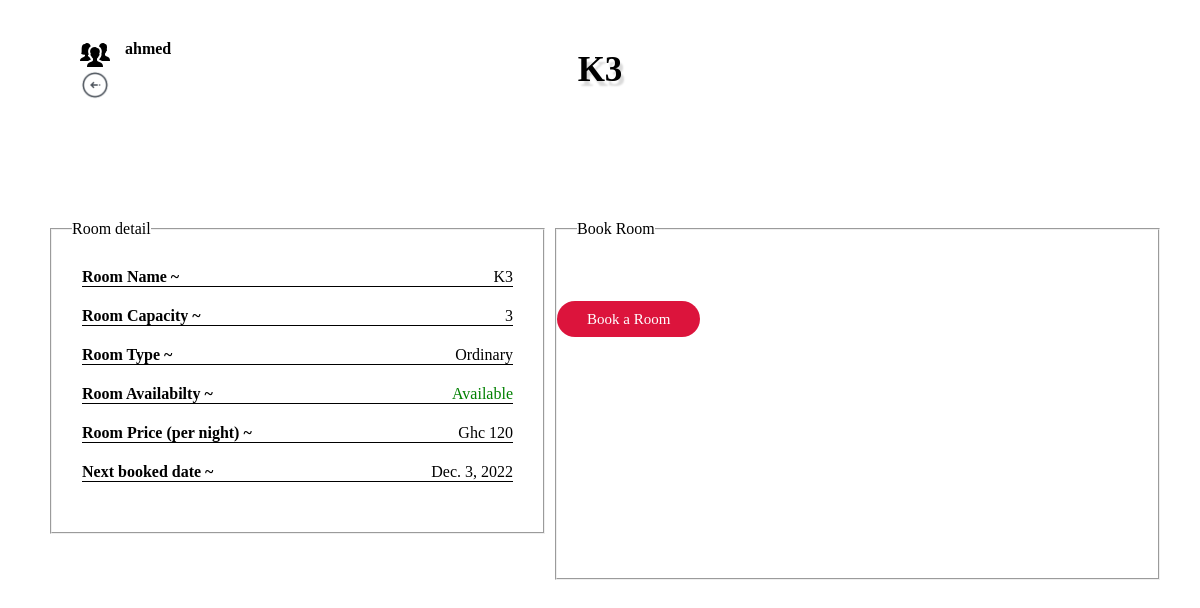
/receptionist/emp_room/K3 (signed in), run on an earlier commit of the app's database.
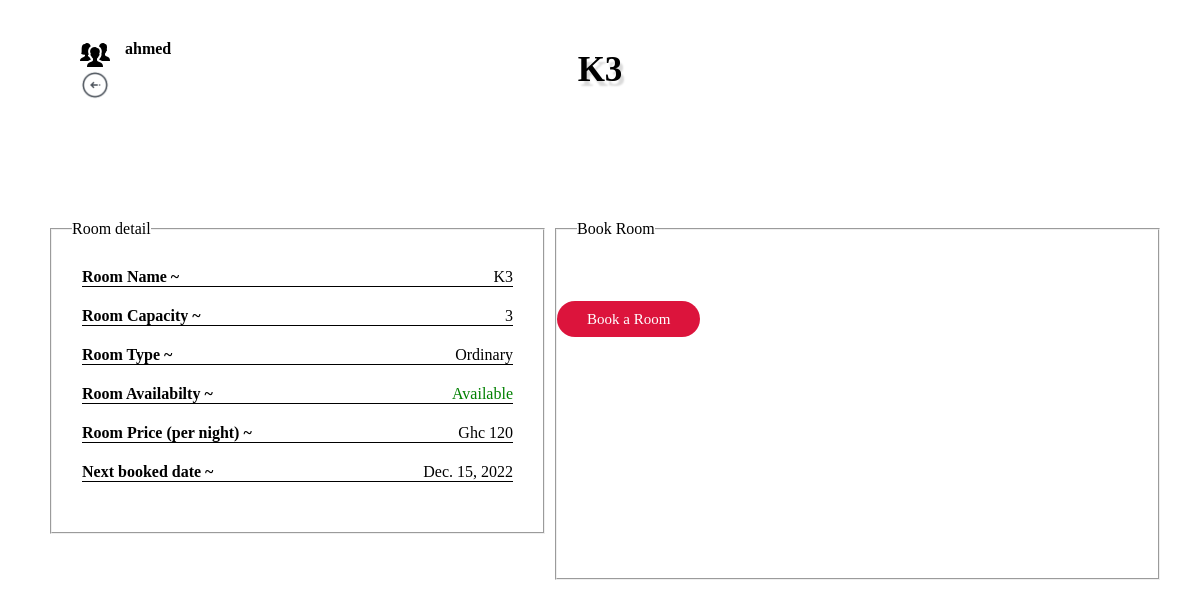
And on a later commit of the database.
### receptionist/models.py (models this page shows, shortened)
class Room(models.Model):
    name = models.TextField(max_length=100, primary_key=True, unique=True)
    capacity = models.IntegerField()
    sizes = (
        ('Executive', 'Executive'),
        ('Ordinary', 'Ordinary'),
        ('Standard', 'Standard'),
        )
    grade = models.CharField(max_length=100, choices=sizes)
    price = models.IntegerField()
    availability = models.BooleanField(default=True)
    next_booked_date = models.DateField(null=True, blank=True)
    next_free_date = models.DateField(null=True, blank=True)

### receptionist/views.py (the view)
@login_required(login_url = './emp_login')
def emp_room(request, pk):
    room = Room.objects.get(name= pk)
    room_name = room.name
    booker = Booking.objects.filter(room_name=room_name).first()
    if request.method == 'POST':
        booker.active = False
        room.availability = True
        booker.save()
        room.save()
        return redirect('../emp_rooms')
    return render(request, 'emp_room.html', {'room': room, 'booker':booker})

### templates/emp_room.html (shortened to what the changed rows need)
{% load static %}
<!DOCTYPE html>
<html lang="en">
<head>
    <link rel="stylesheet" href={% static "style.css" %}>
</head>
<body class="body1">
    <div class="container dash1">
        <h2>{{room.name}}</h2>
        <div class="logout1">
            <div class="iden">
            </div>
            <a href="../emp_rooms"><img src={% static "./images/icons/back_arrow_64px.png" %} alt=""></a>
        </div>
        <div class="main_body">
            <aside class="aside1">
                <fieldset>
                    <div class="details">
                        <div class="line">
                            <label for="">Room Name ~</label>
                            <span>{{room.name}}</span>
                        </div>
                        <div class="line">
                            <label for="">Room Capacity ~</label>
                            <span>{{room.capacity}}</span>
                        </div>
                        <div class="line">
                            <label for="">Room Type ~</label>
                            <span>{{room.grade}}</span>
                        </div>
                        <div class="line">
                            <label for="">Room Price (per night) ~</label>
                            <span>Ghc {{room.price}}</span>
                        </div>
                        <div class="line">
                            <label for="">Next booked date ~</label>
                            <span>{{room.next_booked_date}}</span>
                        </div>
                    </div>
            </aside>
            <aside class="aside2">
            </aside>
        </div>
    </div>
</body>
</html>

What changed in the data, as far as the page shows it:
changed Room "Ordinary": next_booked_date "Dec. 3, 2022" → "Dec. 15, 2022"
